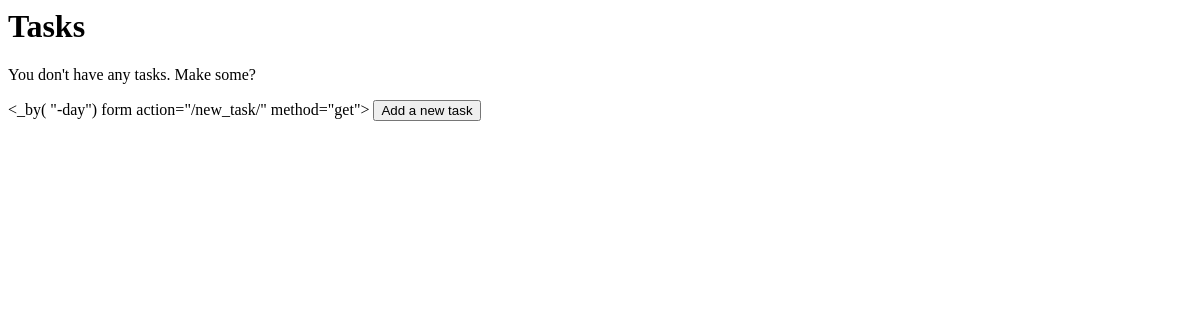
The app's page /, older data.
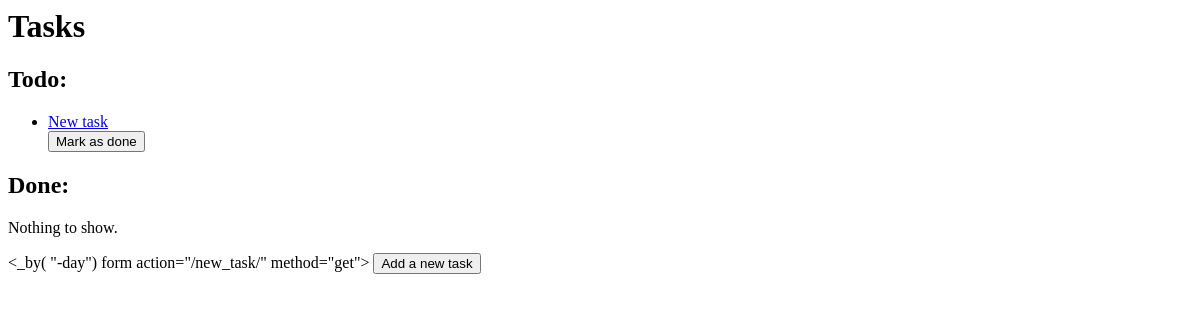
The same page, newer data.
### tasks/models.py (models this page shows, shortened)
class Task(models.Model):
    LOW = 1
    MED = 2
    HIGH = 3
    PRIORITY_LIST = [
        (LOW, "Low"),
        (MED, "Normal"),
        (HIGH, "High"),
    ]
    title = models.CharField(max_length=200)
    description = models.CharField(max_length=1000)
    due_date = models.DateField('due date')
    due_time = models.TimeField("due time", default="00:00")
    time_estimate = models.DurationField('time estimate')
    priority = models.IntegerField("priority",
                                   choices=PRIORITY_LIST,
                                   default=2)
    done = models.BooleanField(default=False)
    override_routine = models.BooleanField(default=False)

### tasks/views.py (the view)
# urls.py: path('', views.IndexView.as_view(), name='index'),
class IndexView(ListView):
    template_name = 'tasks/index.html'
    context_object_name = 'task_list'
    def get_queryset(self):
        return Task.objects.order_by('-due_date')
    def get_context_data(self, **kwargs):
        context = super(IndexView, self).get_context_data(**kwargs)
        context['todo_tasks'] = Task.objects.filter(
            done=False).order_by("-due_date")
        context['done_tasks'] = Task.objects.filter(
            done=True).order_by("-due_date")
        return context

### tasks/templates/tasks/index.html (shortened to what this page needs)
<h1>Tasks</h1>
{% if task_list %}
<h2>Todo:</h2>
{% if todo_tasks %}
<ul>
    {% for task in todo_tasks %}
    <li><a href="/task/{{ task.id }}/">{{ task.title }}</a>
        {% if task.done %}
        <form action="{% url 'tasks:mark_as_todo' task.id %}" method="post">
            {% csrf_token %}
            <input type="hidden" name="link" value="{{ request.path }}">
            <input type="submit", value="Mark as todo">
        </form>
        {% else %}
        <form action="{% url 'tasks:mark_as_done' task.id %}" method="post">
            <input type="submit", value="Mark as done">
        </form>
        {% endif %}
    </li>
    {% endfor %}
</ul>
{% else %}
<p>No tasks todo.</p>
{% endif %}
<h2>Done:</h2>
{% if done_tasks %}
<ul>
    {% for task in done_tasks %}
    <li><a href="/task/{{ task.id }}/">{{ task.title }}</a>
        {% if task.done %}
        <form action="{% url 'tasks:mark_as_todo' task.id %}" method="post">
            {% csrf_token %}
            <input type="hidden" name="link" value="{{ request.path }}">
            <input type="submit", value="Mark as todo">
        </form>
        {% else %}
        <form action="{% url 'tasks:mark_as_done' task.id %}" method="post">
            {% csrf_token %}
            <input type="hidden" name="link" value="{{ request.path }}">
            <input type="submit", value="Mark as done">
        </form>
        {% endif %}
    </li>
    {% endfor %}
</ul>
{% else %}
<p>Nothing to show.</p>
{% endif %}
{% else %}
<p>You don't have any tasks. Make some?</p>
{% endif %}
<_by(
"-day")
form action="{% url 'tasks:create_task' %}" method="get">
    <input type="submit", value="Add a new task">

Row changes from the older to the newer data that the page shows:
added Task: title "New task"
Text that changed along with them:
text no longer shown: "You don't have any tasks. Make some?"
text now shown: "Todo: Done: Nothing to show."
